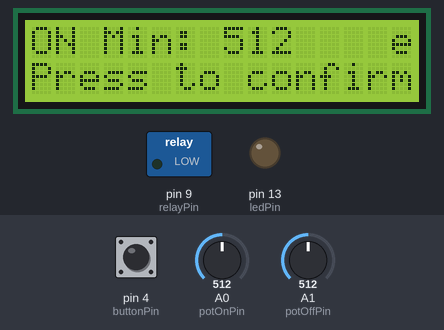
Bench run of a sketch on a simulated Arduino Uno, built with avr-gcc and run on an emulated ATmega328P. On the bench: 16×2 character LCD, switched loads named in the sketch (green lamp = pin HIGH), output pins drawn as LEDs (lit = HIGH). Inputs (shaded band) come from the test bench; at power-on: pin 4 (buttonPin) HIGH, A0 (potOnPin) = 512, A1 (potOffPin) = 512. EEPROM starts erased; what the sketch prints to the serial monitor is not drawn.

Above: at 3.5 s.
3.6 s: pin 4 (buttonPin) pulled LOW for 0.15 s
At 4.4 s:
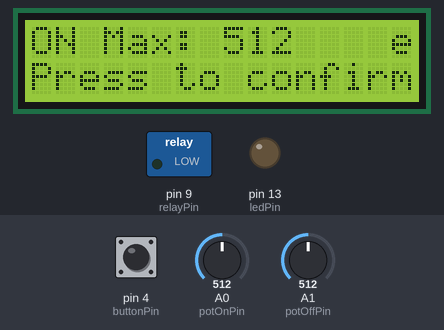
5.2 s: A0 (potOnPin) set to 985
At 6.1 s:
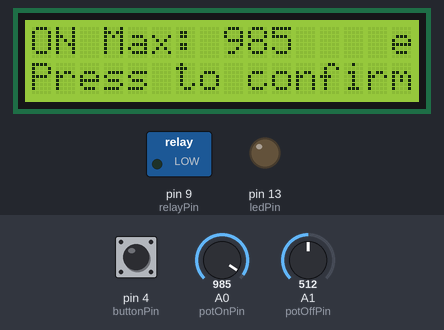
6.7 s: A0 (potOnPin) set to 1015
At 7.2 s:
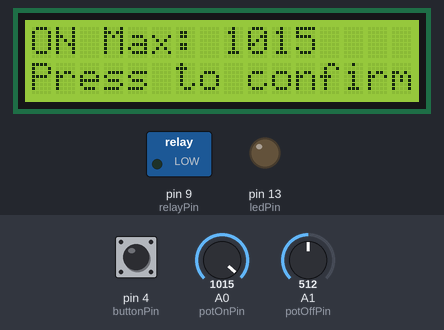
8.2 s: pin 4 (buttonPin) pulled LOW for 1 s
At 10.4 s:
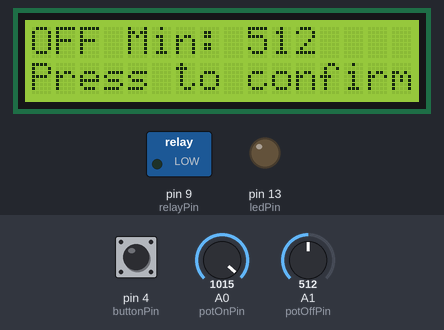
10.7 s: pin 4 (buttonPin) pulled LOW for 0.15 s
At 12.0 s:
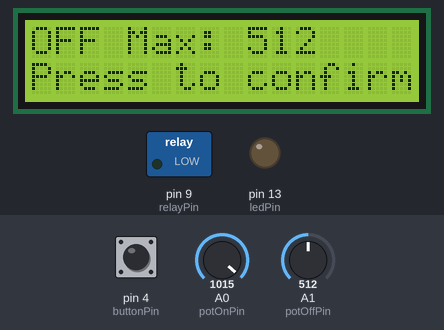
12.3 s: pin 4 (buttonPin) pulled LOW for 3.2 s
At 13.2 s:
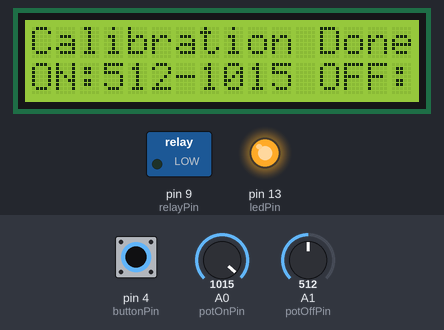
Timing chart, 0 to 17.0 s (numbered marks = the images above; inputs shaded):
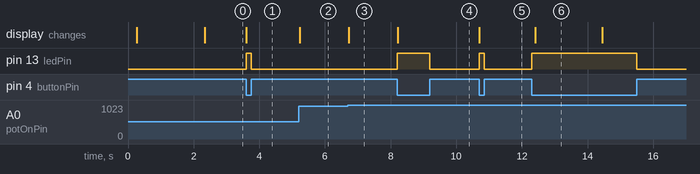

Measured:
- the behaviour switches between 999 and 1000 on A0 (potOnPin) (found by bisection; images 2 and 3)
- after the input at 3.6 s, pin 13 (ledPin): LOW → HIGH at once, → LOW 0.15 s later; the display: changes at once (image 1)
- after the input at 5.2 s, the display: changes at once (image 2)
- after the input at 6.7 s, the display: changes at once (image 3)
- after the input at 8.2 s, pin 13 (ledPin): LOW → HIGH at once, → LOW 1.0 s later; the display: changes at once (image 4)
- after the input at 10.7 s, pin 13 (ledPin): LOW → HIGH at once, → LOW 0.15 s later; the display: changes at once (image 5)
- after the input at 12.3 s, pin 13 (ledPin): LOW → HIGH at once, → LOW 3.2 s later; the display: changes after 0.11 s (image 6)

The sketch:

mains-switch.ino
```cpp
//
// Timer Switch - Simplified Version
// Calibrated potentiometer control for 1-99 second timers
// EEPROM storage for calibration values
//

#include <Wire.h>
#include <hd44780.h>
#include <hd44780ioClass/hd44780_I2Cexp.h>
#include <EEPROM.h>

hd44780_I2Cexp lcd;

// EEPROM addresses for calibration storage
const int EEPROM_CALIB_MAGIC = 0; // Magic number to verify calibration exists
const int EEPROM_ON_MIN = 2;      // ON potentiometer minimum value (2 bytes)
const int EEPROM_ON_MAX = 4;      // ON potentiometer maximum value (2 bytes)
const int EEPROM_OFF_MIN = 6;     // OFF potentiometer minimum value (2 bytes)
const int EEPROM_OFF_MAX = 8;     // OFF potentiometer maximum value (2 bytes)

// Calibration validation constants
const uint16_t CALIB_MAGIC_NUMBER = 0xAA55; // Magic number to identify valid calibration

// Pin definitions
const int buttonPin = 4;
const int relayPin = 9;
const int ledPin = 13;
const int potOnPin = A0;
const int potOffPin = A1;

// System state
bool systemRunning = false;
bool relayState = false;
int buttonState = 0;
int previousButtonState = 0;

// Calibration state
bool calibrationMode = false;
int calibrationStep = 0;
const int CALIB_STEPS = 4; // ON min, ON max, OFF min, OFF max
int potOnMin = 0;
int potOnMax = 1023;
int potOffMin = 0;
int potOffMax = 1023;

// Timer variables
unsigned long onTimerStart = 0;
unsigned long offTimerStart = 0;
unsigned long currentOnTime = 0;
unsigned long currentOffTime = 0;

// Display update control
unsigned long lastDisplayUpdate = 0;
const unsigned long displayUpdateInterval = 100; // Update display every 100ms

void setup()
{
  Serial.begin(9600);
  Serial.println("Timer Switch - Calibrated Version");

  // Initialize pins
  pinMode(relayPin, OUTPUT);
  pinMode(buttonPin, INPUT_PULLUP);
  pinMode(potOnPin, INPUT);
  pinMode(potOffPin, INPUT);
  pinMode(ledPin, OUTPUT);

  // Initialize relay to OFF
  digitalWrite(relayPin, LOW);
  relayState = false;

  // Initialize LCD
  lcd.begin(16, 2);

  // Check for calibration mode (hold button during startup)
  delay(100);
  if (!digitalRead(buttonPin))
  {
    startCalibration();
  }
  else
  {
    // Check if calibration exists, if not force calibration
    if (!loadCalibration())
    {
      Serial.println("No calibration found - forcing calibration");
      lcd.clear();
      lcd.setCursor(0, 0);
      lcd.print("Calibration");
      lcd.setCursor(0, 1);
      lcd.print("Required!");
      delay(2000);
      startCalibration();
    }
    else
    {
      // Normal startup with valid calibration
      updateTimerValues();
      displayInitialScreen();
    }
  }
}

void loop()
{
  unsigned long currentMillis = millis();

  // Handle button input
  handleButton();

  // Update display periodically
  if (currentMillis - lastDisplayUpdate >= displayUpdateInterval)
  {
    if (calibrationMode)
    {
      updateCalibrationDisplay();
    }
    else
    {
      updateTimerValues();
      updateDisplay(currentMillis);
    }
    lastDisplayUpdate = currentMillis;
  }

  // Handle timer logic when system is running
  if (systemRunning && !calibrationMode)
  {
    handleTimers(currentMillis);
  }
}

void handleButton()
{
  buttonState = !digitalRead(buttonPin);
  digitalWrite(ledPin, buttonState);

  if (buttonState == HIGH && previousButtonState == LOW)
  {
    if (calibrationMode)
    {
      handleCalibrationButton();
    }
    else
    {
      handleNormalButton();
    }
  }

  previousButtonState = buttonState;
}

void handleNormalButton()
{
  if (!systemRunning)
  {
    // Start the system
    systemRunning = true;
    relayState = true;
    digitalWrite(relayPin, HIGH);
    onTimerStart = millis();
    currentOnTime = getAdjustedOnTime();
    Serial.println("System started - ON cycle");
  }
  else
  {
    // Toggle relay state
    relayState = !relayState;
    digitalWrite(relayPin, relayState ? HIGH : LOW);

    if (relayState)
    {
      onTimerStart = millis();
      currentOnTime = getAdjustedOnTime();
      Serial.println("Relay turned ON");
    }
    else
    {
      offTimerStart = millis();
      currentOffTime = getAdjustedOffTime();
      Serial.println("Relay turned OFF");
    }
  }
}

void handleCalibrationButton()
{
  int potOnValue = analogRead(potOnPin);
  int potOffValue = analogRead(potOffPin);

  switch (calibrationStep)
  {
  case 0: // ON min
    potOnMin = potOnValue;
    calibrationStep++;
    break;
  case 1: // ON max
    potOnMax = potOnValue;
    calibrationStep++;
    break;
  case 2: // OFF min
    potOffMin = potOffValue;
    calibrationStep++;
    break;
  case 3: // OFF max
    potOffMax = potOffValue;
    finishCalibration();
    break;
  }
}

void startCalibration()
{
  calibrationMode = true;
  calibrationStep = 0;

  // Wait for button to be released
  while (!digitalRead(buttonPin))
  {
    delay(10);
  }

  lcd.clear();
  lcd.setCursor(0, 0);
  lcd.print("Calibration Mode");
  lcd.setCursor(0, 1);
  lcd.print("Turn ON pot to min");
  Serial.println("Starting calibration...");
}

void updateCalibrationDisplay()
{
  int potOnValue = analogRead(potOnPin);
  int potOffValue = analogRead(potOffPin);

  lcd.setCursor(0, 0);
  switch (calibrationStep)
  {
  case 0:
    lcd.print("ON Min: ");
    lcd.print(potOnValue);
    lcd.print("    ");
    break;
  case 1:
    lcd.print("ON Max: ");
    lcd.print(potOnValue);
    lcd.print("    ");
    break;
  case 2:
    lcd.print("OFF Min: ");
    lcd.print(potOffValue);
    lcd.print("   ");
    break;
  case 3:
    lcd.print("OFF Max: ");
    lcd.print(potOffValue);
    lcd.print("   ");
    break;
  }

  // Common second line for all calibration steps
  lcd.setCursor(0, 1);
  lcd.print("Press to confirm");
}

void finishCalibration()
{
  // Save calibration values to EEPROM
  saveCalibration();

  calibrationMode = false;
  lcd.clear();
  lcd.setCursor(0, 0);
  lcd.print("Calibration Done!");
  lcd.setCursor(0, 1);
  lcd.print("ON:");
  lcd.print(potOnMin);
  lcd.print("-");
  lcd.print(potOnMax);
  lcd.print(" OFF:");
  lcd.print(potOffMin);
  lcd.print("-");
  lcd.print(potOffMax);
  delay(2000);

  updateTimerValues();
  displayInitialScreen();
  Serial.println("Calibration completed and saved to EEPROM");
}

void handleTimers(unsigned long currentMillis)
{
  // Safety check: ensure timer values are within valid range (1-99 seconds)
  if (currentOnTime > 99000)
    currentOnTime = 99000; // Max 99 seconds
  if (currentOffTime > 99000)
    currentOffTime = 99000; // Max 99 seconds
  if (currentOnTime < 1000)
    currentOnTime = 1000; // Min 1 second
  if (currentOffTime < 1000)
    currentOffTime = 1000; // Min 1 second

  if (relayState)
  {
    // Relay is ON - check if ON timer expired
    if (currentMillis - onTimerStart >= currentOnTime)
    {
      relayState = false;
      digitalWrite(relayPin, LOW);
      offTimerStart = currentMillis;
      currentOffTime = getAdjustedOffTime();
      Serial.println("ON timer expired - turning OFF");
    }
  }
  else
  {
    // Relay is OFF - check if OFF timer expired
    if (currentMillis - offTimerStart >= currentOffTime)
    {
      relayState = true;
      digitalWrite(relayPin, HIGH);
      onTimerStart = currentMillis;
      currentOnTime = getAdjustedOnTime();
      Serial.println("OFF timer expired - turning ON");
    }
  }
}

void updateTimerValues()
{
  currentOnTime = getAdjustedOnTime();
  currentOffTime = getAdjustedOffTime();
}

unsigned long getAdjustedOnTime()
{
  int potOnValue = analogRead(potOnPin);
  int mappedValue;

  // Map potentiometer value to timer range (1-99 seconds)
  mappedValue = map(potOnValue, potOnMin, potOnMax, 1, 99);

  // Ensure timer stays within 1-99 second range
  mappedValue = constrain(mappedValue, 1, 99);

  // Additional safety check to prevent overflow
  if (mappedValue > 99)
    mappedValue = 99;
  if (mappedValue < 1)
    mappedValue = 1;

  return (unsigned long)mappedValue * 1000; // Convert to milliseconds
}

unsigned long getAdjustedOffTime()
{
  int potOffValue = analogRead(potOffPin);
  int mappedValue;

  // Map potentiometer value to timer range (1-99 seconds)
  mappedValue = map(potOffValue, potOffMin, potOffMax, 1, 99);

  // Ensure timer stays within 1-99 second range
  mappedValue = constrain(mappedValue, 1, 99);

  // Additional safety check to prevent overflow
  if (mappedValue > 99)
    mappedValue = 99;
  if (mappedValue < 1)
    mappedValue = 1;

  return (unsigned long)mappedValue * 1000; // Convert to milliseconds
}

void displayInitialScreen()
{
  lcd.clear();
  displayTimers();
  lcd.setCursor(0, 1);
  lcd.print("Press to start");
}

void updateDisplay(unsigned long currentMillis)
{
  if (!systemRunning)
  {
    displayTimers();
    // Display message on second line
    lcd.setCursor(0, 1);
    lcd.print("Press to start");
  }
  else
  {
    displayTimers();
    displayRunningState(currentMillis);
  }
}

void displayTimers()
{
  int onSeconds = (int)(currentOnTime / 1000);
  int offSeconds = (int)(currentOffTime / 1000);

  // Display ON timer with proper formatting (no clearing needed)
  lcd.setCursor(0, 0);
  lcd.print("ON:");
  if (onSeconds < 10)
    lcd.print(" ");
  lcd.print(onSeconds);
  lcd.print("s");

  // Display OFF timer with proper formatting
  lcd.setCursor(8, 0);
  lcd.print("OFF:");
  if (offSeconds < 10)
    lcd.print(" ");
  lcd.print(offSeconds);
  lcd.print("s");
}

void displayRunningState(unsigned long currentMillis)
{
  lcd.setCursor(0, 1);
  if (relayState)
  {
    lcd.print("ON ");
    // Use the stored timer value to maintain consistency with display
    displayProgressBar(currentMillis, onTimerStart, currentOnTime);
  }
  else
  {
    lcd.print("OFF");
    // Use the stored timer value to maintain consistency with display
    displayProgressBar(currentMillis, offTimerStart, currentOffTime);
  }
}

void displayProgressBar(unsigned long currentMillis, unsigned long timerStart, unsigned long timerDuration)
{
  if (timerStart == 0)
    return;

  unsigned long elapsed = currentMillis - timerStart;
  if (elapsed > timerDuration)
    elapsed = timerDuration;

  int progress = (int)((elapsed * 100) / timerDuration);
  int barLength = (progress * 12) / 100;

  // Calculate remaining time in seconds
  unsigned long remaining = timerDuration - elapsed;
  // Adding one feels better when looking at the timer
  int remainingSeconds = (int)(remaining / 1000) + 1;

  // Display progress bar and time
  lcd.setCursor(3, 1);
  for (int i = 0; i < 12; i++)
  {
    if (i < barLength)
    {
      lcd.write(255); // Full block character
    }
    else
    {
      lcd.print(" ");
    }
  }

  // Display remaining time at the end (positions 15-16)
  // The progress bar can cover this when it reaches the end
  lcd.setCursor(14, 1);
  if (remainingSeconds < 10)
    lcd.print(" ");
  lcd.print(remainingSeconds);
}

// EEPROM functions for calibration storage
void saveCalibration()
{
  // Write magic number to verify calibration exists (2 bytes)
  EEPROM.put(EEPROM_CALIB_MAGIC, CALIB_MAGIC_NUMBER);

  // Write calibration values (2 bytes each for full 0-1023 range)
  EEPROM.put(EEPROM_ON_MIN, potOnMin);
  EEPROM.put(EEPROM_ON_MAX, potOnMax);
  EEPROM.put(EEPROM_OFF_MIN, potOffMin);
  EEPROM.put(EEPROM_OFF_MAX, potOffMax);

  Serial.println("Calibration saved to EEPROM");
  Serial.print("Magic number written: 0x");
  Serial.println(CALIB_MAGIC_NUMBER, HEX);
  Serial.print("Saved values - ON: ");
  Serial.print(potOnMin);
  Serial.print("-");
  Serial.print(potOnMax);
  Serial.print(" OFF: ");
  Serial.print(potOffMin);
  Serial.print("-");
  Serial.println(potOffMax);
}

bool loadCalibration()
{
  uint16_t magicNumber;

  // Read magic number to verify calibration exists (2 bytes)
  EEPROM.get(EEPROM_CALIB_MAGIC, magicNumber);

  Serial.print("Read magic number: 0x");
  Serial.println(magicNumber, HEX);
  Serial.print("Expected magic number: 0x");
  Serial.println(CALIB_MAGIC_NUMBER, HEX);

  if (magicNumber != CALIB_MAGIC_NUMBER)
  {
    Serial.println("No valid calibration found in EEPROM");
    return false;
  }

  // Read calibration values using EEPROM.get() (2 bytes each)
  EEPROM.get(EEPROM_ON_MIN, potOnMin);
  EEPROM.get(EEPROM_ON_MAX, potOnMax);
  EEPROM.get(EEPROM_OFF_MIN, potOffMin);
  EEPROM.get(EEPROM_OFF_MAX, potOffMax);

  Serial.print("Read values - ON: ");
  Serial.print(potOnMin);
  Serial.print("-");
  Serial.print(potOnMax);
  Serial.print(" OFF: ");
  Serial.print(potOffMin);
  Serial.print("-");
  Serial.println(potOffMax);

  // Validate calibration values - only check for negative values
  if (potOnMin < 0 || potOnMax < 0 || potOffMin < 0 || potOffMax < 0)
  {
    Serial.println("Invalid calibration values in EEPROM");
    return false;
  }

  Serial.println("Calibration loaded from EEPROM successfully");
  return true;
}
```
